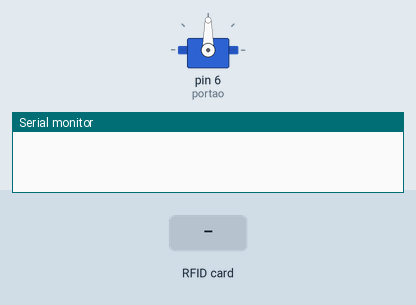
Recording of a sketch running on a simulated Arduino Nano, built with avr-gcc and run on an emulated ATmega328P. On the bench: servo, the last lines printed to the serial monitor. The test bench sets the inputs (shaded band).

Above: at 1.2 s.
1.3 s: RFID card 15 5B 0E 88 held to the reader
At 1.75 s:
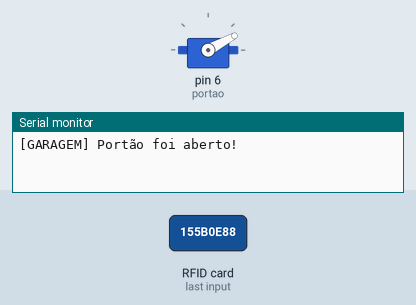
At 9.8 s:
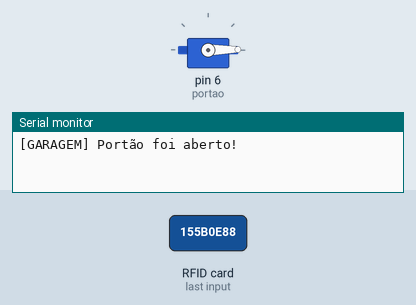
Timing chart, 0 to 10.3 s (numbered marks = the images above; inputs shaded):
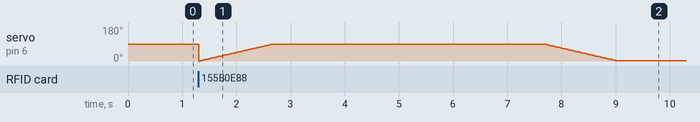

The sketch:

main_nano.ino
```cpp
/*
Este código contém a implementação da garagem no Arduino Nano. Esta, por sua vez, é composta por
um leitor RFID e um servo motor, simulando assim uma autenticação para abertura de portão.
Este modulo foi designado para Lucas Ribeiro, que o implementou.
*/

#include <SPI.h>
#include <Servo.h>
#include <MFRC522.h>

int posicao = 0;
Servo portao;

#define SS_PIN 10
#define RST_PIN 9
MFRC522 leitor_rfid(SS_PIN, RST_PIN);

void setup() {
    Serial.begin(9600);
    SPI.begin();
    leitor_rfid.PCD_Init();
    portao.attach(6);
}

void loop() {
    if (!leitor_rfid.PICC_IsNewCardPresent()) return;
    if (!leitor_rfid.PICC_ReadCardSerial()) return;

    String id = lerUID();
    bool idEstaCorreto = verificarId(id);

    if (idEstaCorreto) {
        Serial.println("[GARAGEM] Portão foi aberto!");
        abrirGaragem();
    }
}

String lerUID() {
    String id = "";

    for (byte i = 0; i < leitor_rfid.uid.size; i++)  {
        id.concat(String(leitor_rfid.uid.uidByte[i] < 0x10 ? " 0" : " "));
        id.concat(String(leitor_rfid.uid.uidByte[i], HEX));
    }

    id.toUpperCase();

    return id;
}

void abrirGaragem() {
    for (posicao = 0; posicao < 90; posicao++) {
        portao.write(posicao);
        delay(15);
    }

    delay(5000);

    for (posicao = 90; posicao > 0; posicao--) {
        portao.write(posicao);
        delay(15);
    }
}

bool verificarId(String id) {
  return id.substring(1) == "15 5B 0E 88";
}
```
